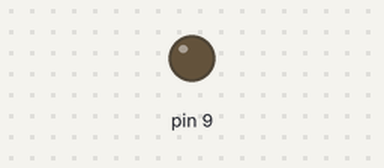
This sketch was run on a simulated Arduino Uno, built with avr-gcc and run on an emulated ATmega328P. On the bench: output pins drawn as LEDs (lit = HIGH). The modem accepts every AT command (registered, SIM ready, sends succeed) and sends nothing else.

Above: at 0.1 s.
At 1.1 s:
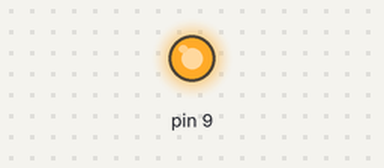
Timing chart, 0 to 4.5 s (numbered marks = the images above):
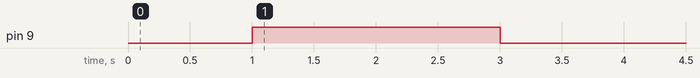

The sketch:

GSM-Message-Receiver.ino
```cpp
#include <string.h>
#include <SoftwareSerial.h> //allows connection between the two boards
#include <ArduinoJson.h>


char buffer[256]; //stops overflow of arduino

SoftwareSerial GSM(7, 8); //RX and TX

bool USB_DEBUG_MODE = false;


//Added debugging options on the serial outputs
void serialPrintString(const __FlashStringHelper c[])
{
  if (USB_DEBUG_MODE)
  {
    Serial.println(c);
  }
}
void serialPrintString(const char c[])
{
  if(USB_DEBUG_MODE)
  {
    Serial.println(c);
  }
}

void checkCSQAtCodeForStrength(const char str[]) {
    char *csqPtr = strstr(str, "+CSQ:");
    if (csqPtr == NULL) {
      return;
      }

    csqPtr += 6; // Move the pointer to the character after '+CSQ:'
    for (; *csqPtr != '\0'; csqPtr++) {
        if (*csqPtr != '0' && *csqPtr != ',' && *csqPtr != ' ') {
          return;
        }
    }

    Serial.println("GSM-CONNECTED");
}


void setup() {

  Serial.begin(9600);
  GSM.begin(9600); //software interface
  //ESPSerial.begin(19200);
  SIM900power();

  //ESPSerial.print("HEEYY");
  serialPrintString(F("waiting for device connection"));
  for(int i = 0; i<10; i++){
    serialPrintString(F("."));
    delay(1000);
  }
  serialPrintString(F(""));

  //send Config commands to set the board up

  //query NET Provider
  serialPrintString(F("Connecting To NET"));
  GSM.print("AT+COPS?\r");
  readGSMBuffer();
  serialPrintString(buffer);

  //SET SMS mode to text
  serialPrintString(F("Setting SMS message to text"));
  GSM.print("AT+CMGF=1\r");
  readGSMBuffer();
  serialPrintString(buffer);

  //Send SMS message to Arduino via serial
  serialPrintString(F("Forwarding SMS commands to serial"));
  GSM.print("AT+CNMI=2,2,0,0,0\r");
  readGSMBuffer();
  serialPrintString(buffer);

  //get Number
  serialPrintString(F("Get Signal Strength"));
  GSM.print("AT+CSQ\r");
  readGSMBuffer();
  checkCSQAtCodeForStrength(buffer);

  serialPrintString(F("Attempt to get number"));
  GSM.print("AT+CNUM\r");
  readGSMBuffer();
  serialPrintString(buffer);

  // Caller ID setup
  serialPrintString(F("Enabling Caller ID on incoming calls"));
  GSM.print("AT+CLIP=1\r");
  readGSMBuffer();
  serialPrintString(buffer);

  //done
  serialPrintString("Done");
  //sendSMS("+44***********","GSM Online");

}

/*
 * This reads the GSM module buffer
 */

void readGSMBuffer(){
  //clear the buffer
  memset(buffer, '\0', sizeof(buffer));
  //The max time for a messsage to be sent
  unsigned int timeout = 5000;
  //the max time in ms for two characters in a message before timeout
  unsigned int chartimeout = 1000;
  //num character to be read
  int i = 0;
  //time of first character of message
  unsigned long timeStart = millis();
  //time at which most recent character of message was recived
  unsigned long timeLastCharReceived = 0;

  while(true){
    while(GSM.available()){
      //read next
      char c = GSM.read();
      timeLastCharReceived = millis();
      buffer[i++] = c;
      if(i >= sizeof(buffer)){
        break;
      }
    }
    //if max char read then stop
    if(i >= sizeof(buffer)){
      break;
    }
    //if the total time taken to receive this messsage exceed the time out,STOP
    if((unsigned long)(millis() - timeStart) > timeout){
      break;
    }
    //if the time since the last char was received exceed the time out Stop
    if((timeLastCharReceived > 0)  &&  ((unsigned long)(millis() - timeLastCharReceived) > chartimeout)) {
      break;
    }


  }
}

/*
 * If a text is recived, turn the data into a Readable string
 * This code was sourced from this youtube video i can no longer find :(
 */
bool receiveSMS(char *message, char *phone, char *datetime){
  //if SMS has been received buffer will contain data in the format
  // +CMT : "+44***********","","date","time"

  //counter
  int i = 0;
  char *p,*p2,*s;
  //search for "+CMT:"
  if((s = strstr(buffer, "+CMT:")) != NULL){
    //get phone num string
    p = strstr(s,"\"");
    //p2 is the next char which is the start of the phone number
    p2 = p + 1;
    p = strstr((char *)(p2), "\"");
    //if phone number found, enclosed with ""
    if(p != NULL){
      i = 0;
      while (p2 < p){
        phone[i++] = *(p2++);
      }
      phone[i] = '\0';

    }
    //get date time string
    p = strstr((char *)(p2),",");
    p2 = p + 1;
    p = strstr((char *)(p2),",");
    p2 = p + 2; //we are in the first date time char
    p = strstr((char *)(p2), "\"");
    if(p != NULL){
      i = 0;
      while(p2 < p){
        datetime[i++] = *(p2++);
      }
      datetime[i] = '\0';
    }
    //Extract messsage
    if((s = strstr(s,"\r\n")) != NULL){
      i = 0;
      p = s + 2;
      //sms messages are 160 max
      while((*p != '\r')&&(i  < 159)){
        message[i++] = *(p++);
      }
      message[i] = '\0';
    }
    return true;

  }
  //if no CMT was found
  return false;


}

/*
 * Receives a Call
 */

bool receiveCall(char *phone){
  //gets data from buffer and outputs
  int i = 0;
  //tokenise
  char *p, *p2, *s;
  if((s= strstr(buffer, "RING")) != NULL){
    //gets number
    p = strstr(s,"\"");
    p2 = p + 1;
    p = strstr((char *)(p2), "\"");
    if(p !=NULL){
      i = 0;
      while (p2 < p){
        phone[i++] = *(p2++);
      }
      phone[i] = '\0';
    }
    return true;
  }
  return false;


}

/*
 * Used to power up the GSM board along with the Arduino
 */
void SIM900power()
{
  pinMode(9, OUTPUT);
  digitalWrite(9,LOW);
  delay(1000);
  digitalWrite(9,HIGH);
  delay(2000);
  digitalWrite(9,LOW);
  delay(3000);
}

/*
 * Sends a message to a list of allowed numbers
 */

void sendSMS(const char* phoneNumber,const char* message)
{

  char atCommand[50];
  snprintf(atCommand, sizeof(atCommand), "AT+CMGS=\"%s\"\r\n", phoneNumber);
  GSM.print(atCommand);

  delay(3000);
  GSM.print(message);
  GSM.print((char)26);
  GSM.print("\r\n");
}


/*
 * Checks if any new messages are needed to be sent
 */
void checkOutbox()
{
  if (Serial.available()) {
    Serial.println("Reading");

    // Read the incoming data until a newline character is encountered
    String jsonString = Serial.readStringUntil('\n');

    serialPrintString(jsonString.c_str());

    // Create a JSON document
    StaticJsonDocument<200> jsonSerialMessage;

    DeserializationError error = deserializeJson(jsonSerialMessage, jsonString);

    // Check for deserialization errors
    if (error) {
      serialPrintString(F("Deserialization failed: "));
      serialPrintString(error.c_str());
    } else {
      const char* phone = jsonSerialMessage["p"];
      const char* message = jsonSerialMessage["m"];

      serialPrintString("Phone: ");
      serialPrintString(phone);
      serialPrintString("Message: ");
      serialPrintString(message);

      sendSMS(phone, message);
    }
  }
}

void loop() {
  readGSMBuffer();
  //if buffer not empty
  uint32_t keyCode = 0;
  if(buffer[0] != '\0'){
    serialPrintString(buffer);
    //these variables will be populated by the data given

    char phone[16];
    char datetime[24];
    char message [160];

    //string commands get turned into actions
    if(receiveSMS(message, phone, datetime)){

      StaticJsonDocument<200> jsonSerialMessage;
      jsonSerialMessage["phoneNumber"] = phone;
      jsonSerialMessage["dateTime"] = datetime;
      jsonSerialMessage["message"] = message;

      serializeJson(jsonSerialMessage, Serial);
      Serial.println();
    }

  }
  checkOutbox();

}
```
